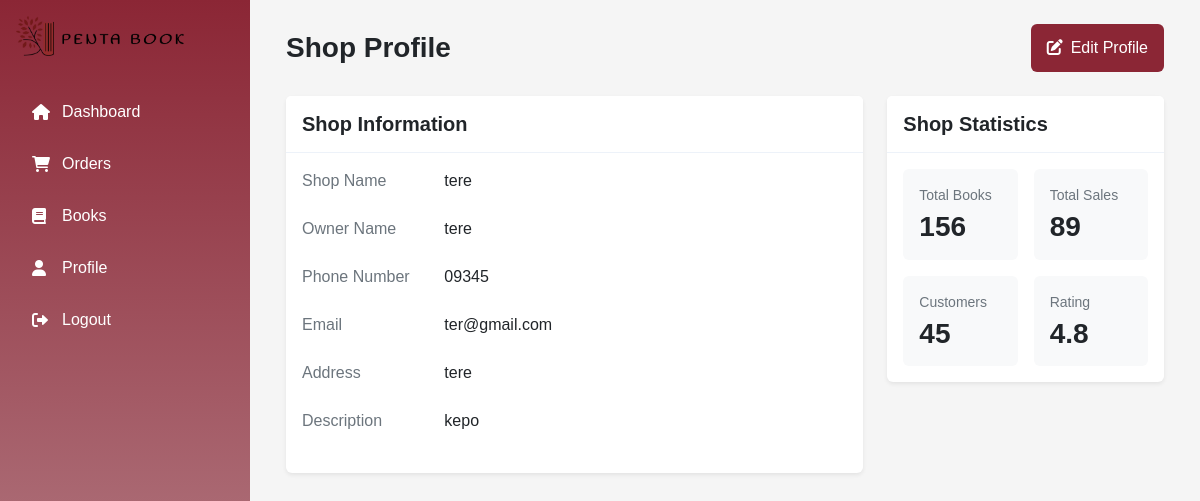
The app's page /shop/profile (signed in) with its own data.
### tables this page shows
CREATE TABLE shop (
    shop_id INTEGER PRIMARY KEY AUTOINCREMENT,
    shop_name TEXT NOT NULL UNIQUE,
    owner_name TEXT NOT NULL,
    shop_phone TEXT NOT NULL UNIQUE,
    shop_address TEXT NOT NULL,
    shop_email TEXT NOT NULL UNIQUE,
    shop_description TEXT
, password TEXT, isverified integer);

### app.py (the view)
@app.route('/shop/profile', methods=['GET'])
def profile():
    if session.get('role') != 'shop':
        flash('You need to be logged in as a shop to access this page.', 'warning')
        return redirect(url_for('shop_login'))
    db = get_db()
    shop_id = session.get('shop_id')
    cur = db.execute('SELECT * FROM shop WHERE shop_id = ?', (shop_id,))
    shop_data = cur.fetchone()
    return render_template('shop/profile.html', shop_data=shop_data)

### app.py (called while the page is built)
def get_db():
    if 'db' not in g:
        g.db = sqlite3.connect(app.config['DATABASE'])
        g.db.row_factory = sqlite3.Row
    return g.db

### templates/shop/profile.html (shortened to what this page needs)
{% extends "shop/base_shop.html" %}
{% block content %}
<div class="container-fluid">
    <div class="d-flex justify-content-between align-items-center mb-4">
        <h1 class="h3 mb-0">Shop Profile</h1>
        <a href="{{ url_for('edit_profile', shop_id=shop_data['shop_id']) }}" class="btn btn-burgundy">
            <i class="fas fa-edit me-2"></i>Edit Profile
        </a>
    </div>
    <div class="row">
        <div class="col-lg-8">
            <div class="card shadow-sm mb-4">
                <div class="card-header bg-white py-3">
                    <h5 class="card-title mb-0">Shop Information</h5>
                </div>
                <div class="card-body">
                    <div class="row mb-4">
                        <label class="col-sm-3 text-muted">Shop Name</label>
                        <div class="col-sm-9">
                            <p class="mb-0">{{ shop_data['shop_name'] }}</p>
                        </div>
                    </div>
                    <div class="row mb-4">
                        <label class="col-sm-3 text-muted">Owner Name</label>
                        <div class="col-sm-9">
                            <p class="mb-0">{{ shop_data['owner_name'] }}</p>
                        </div>
                    </div>
                    <div class="row mb-4">
                        <label class="col-sm-3 text-muted">Phone Number</label>
                        <div class="col-sm-9">
                            <p class="mb-0">{{ shop_data['shop_phone'] }}</p>
                        </div>
                    </div>
                    <div class="row mb-4">
                        <label class="col-sm-3 text-muted">Email</label>
                        <div class="col-sm-9">
                            <p class="mb-0">{{ shop_data['shop_email'] }}</p>
                        </div>
                    </div>
                    <div class="row mb-4">
                        <label class="col-sm-3 text-muted">Address</label>
                        <div class="col-sm-9">
                            <p class="mb-0">{{ shop_data['shop_address'] }}</p>
                        </div>
                    </div>
                    <div class="row mb-4">
                        <label class="col-sm-3 text-muted">Description</label>
                        <div class="col-sm-9">
                            <p class="mb-0">{{ shop_data['shop_description'] }}</p>
                        </div>
                    </div>
                </div>
            </div>
        </div>
        <div class="col-lg-4">
            <div class="card shadow-sm mb-4">
                <div class="card-header bg-white py-3">
                    <h5 class="card-title mb-0">Shop Statistics</h5>
                </div>
                <div class="card-body">
                    <div class="row g-3">
                        <div class="col-6">
                            <div class="stat-card bg-light p-3 rounded">
                                <div class="text-muted small mb-1">Total Books</div>
                                <h3 class="mb-0">156</h3>
                            </div>
                        </div>
                        <div class="col-6">
                            <div class="stat-card bg-light p-3 rounded">
                                <div class="text-muted small mb-1">Total Sales</div>
                                <h3 class="mb-0">89</h3>
                            </div>
                        </div>
                        <div class="col-6">
                            <div class="stat-card bg-light p-3 rounded">
                                <div class="text-muted small mb-1">Customers</div>
                                <h3 class="mb-0">45</h3>
                            </div>
                        </div>
                        <div class="col-6">
                            <div class="stat-card bg-light p-3 rounded">
                                <div class="text-muted small mb-1">Rating</div>
                                <h3 class="mb-0">4.8</h3>
                            </div>
                        </div>
                    </div>
                </div>
            </div>
        </div>
    </div>
</div>
{% endblock %}

### templates/shop/profile.html (style rules this page uses)
:root { --burgundy: #8B2635; --burgundy-light: #BC8F96; }
.btn-burgundy { background-color: var(--burgundy); color: white; border: none; }
.card { border: none; box-shadow: 0 0.125rem 0.25rem rgba(0, 0, 0, 0.075); }
.card-header { border-bottom: 1px solid #edf2f9; }
.stat-card { transition: transform 0.2s; }

### templates/shop/base_shop.html (style rules this page uses)
:root { --burgundy: #8B2635; --burgundy-light: #BC8F96; --burgundy-lighter: #F2D9DC; --sidebar-width: 250px; }
body { margin: 0; font-family: Arial, sans-serif; background-color: #f5f5f5; }

### records on screen
shop: shop_name "tere", owner_name "tere", shop_phone "09345", shop_email "ter@gmail.com", shop_address "tere", shop_description "kepo"
